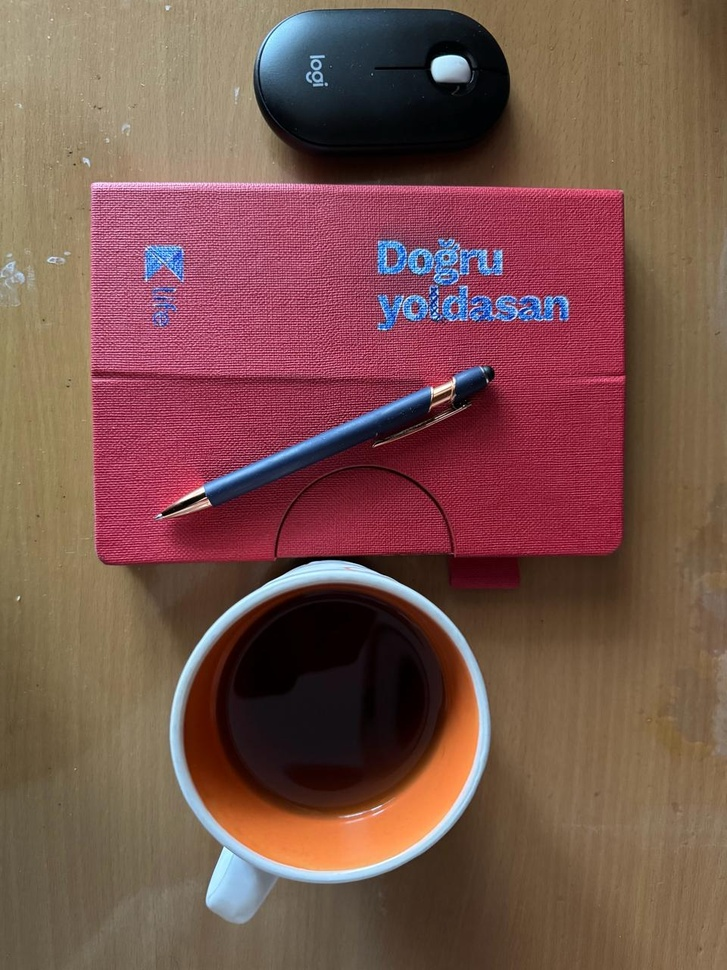
#> input picture feature_extraction/original_images/ex1.jpg, 727 x 970 px, shrunk from 960 x 1280 before the run
$ python ex2.py
#> lines starting #> are read from the running program, lines starting #| are printed output that depends on the picture
import cv2
import numpy as np
from skimage.segmentation import active_contour
from skimage.color import rgb2gray
from skimage.filters import gaussian

# Initialize list to store points of the contour
points = []

# Mouse callback function to detect clicks and capture points
def select_points(event, x, y, flags, param):
    if event == cv2.EVENT_LBUTTONDOWN:
        points.append((x, y))

# Load the image
image = cv2.imread('feature_extraction/original_images/ex1.jpg')
#> image is the input picture: shape (970, 727, 3); mean B, G, R 76.5, 83.8, 121.7
gray_image = rgb2gray(image)
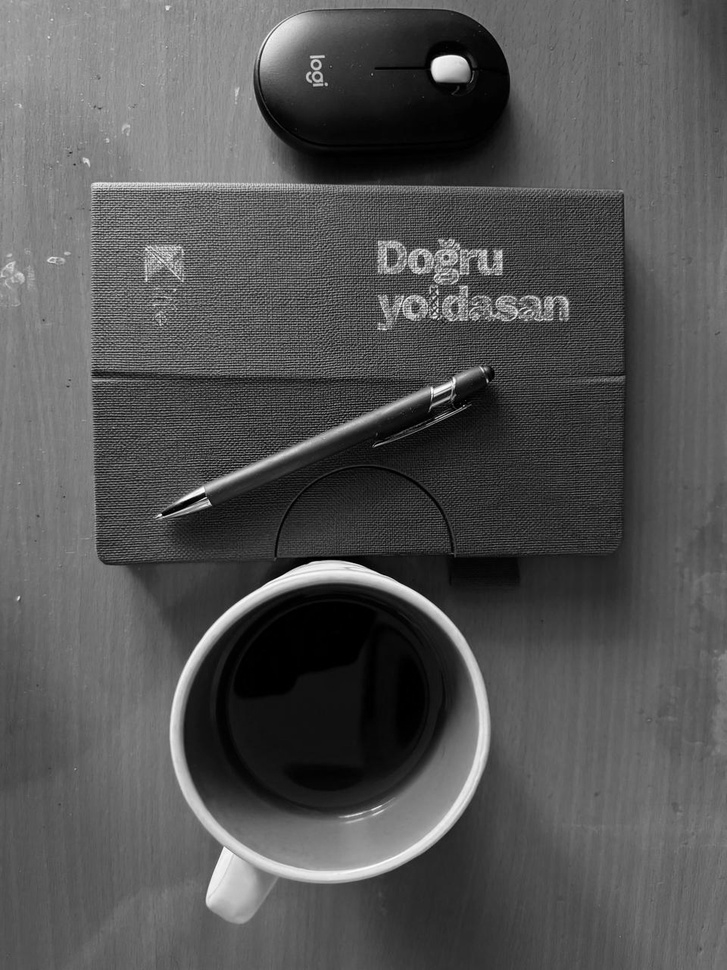
#> gray_image: shape (970, 727) float64; min 0, max 0.998, mean 0.333
smoothed_image = gaussian(gray_image, 3)

# Set up window and set mouse callback function
cv2.namedWindow('Image', cv2.WINDOW_AUTOSIZE)
cv2.setMouseCallback('Image', select_points)

# Display the image and prompt the user to click to define the initial contour
print("Click to select points for the initial contour and press Enter.")
cv2.imshow('Image', image)

# Wait until enter is pressed
while True:
    k = cv2.waitKey(1) & 0xFF
#> (key Esc is pressed here)
    if k == 13:  # Enter key
        break

# Close the image window
cv2.destroyAllWindows()

# If the user did not select enough points, exit
if len(points) < 5:
    print("Not enough points selected.")
    exit(0)
#> (the program exits here)

$ run again, with feature_extraction/original_images/he1.jpg copied over feature_extraction/original_images/ex1.jpg
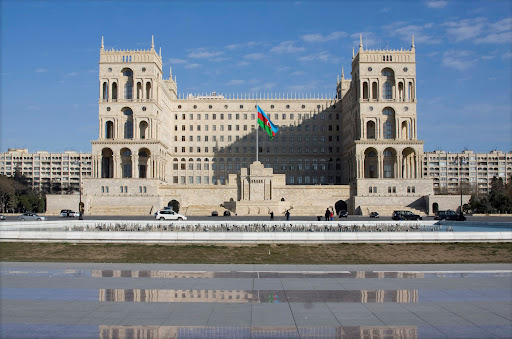
#> input picture feature_extraction/original_images/he1.jpg, 512 x 339 px
#> image is the input picture: shape (339, 512, 3); mean B, G, R 144.6, 132.2, 121.8
#> `gray_image = rgb2gray(image)`:
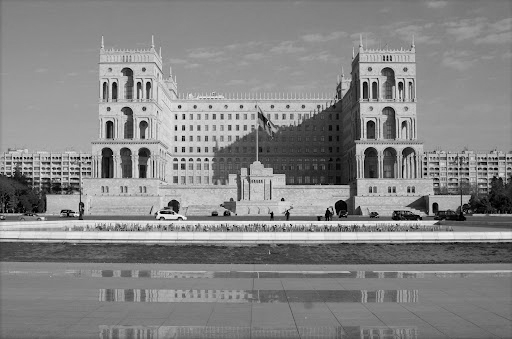
#> gray_image: shape (339, 512) float64; min 0, max 0.968, mean 0.526
#> `smoothed_image = gaussian(gray_image, 3)`:
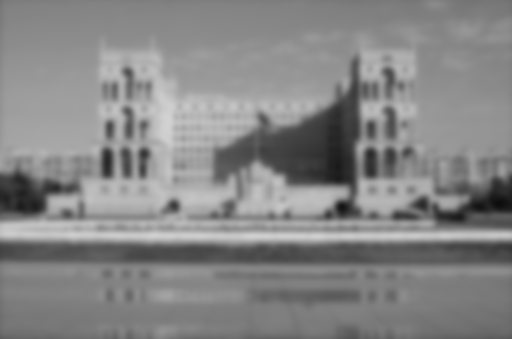
#> smoothed_image: shape (339, 512) float64; min 0.0532, max 0.827, mean 0.525
